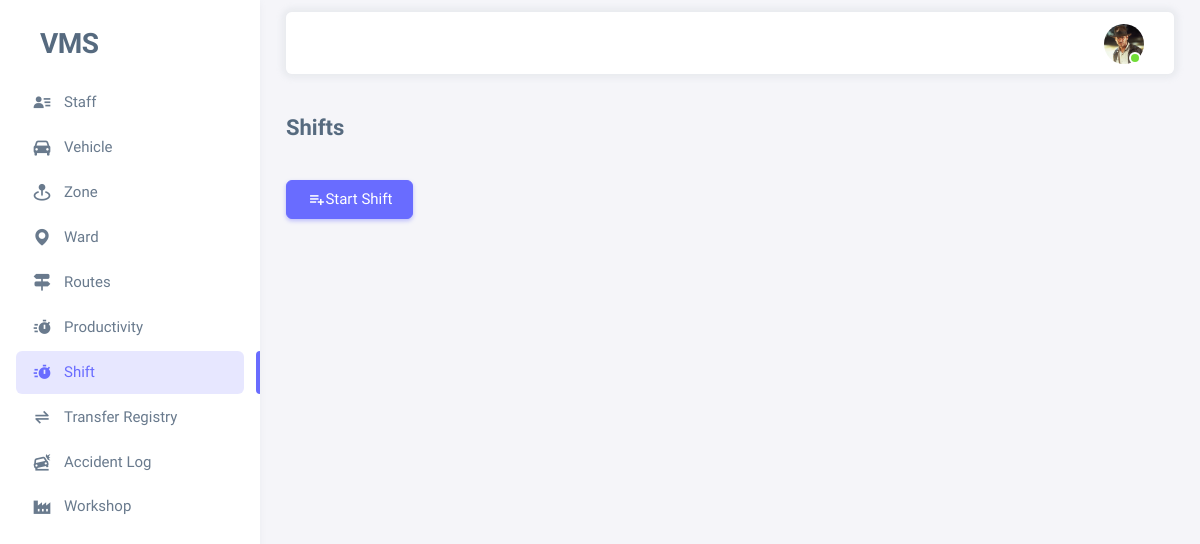
Page /shift-list/ (signed in) on the earlier database version.
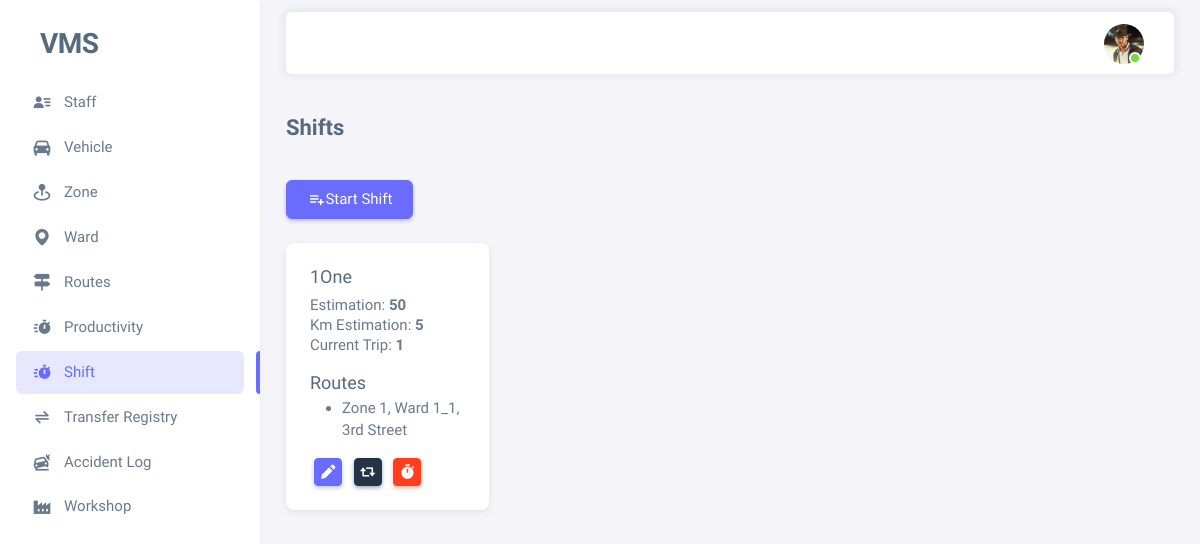
Same page on the later database version.
### vms_app/models.py (models this page shows, shortened)
class Shift(models.Model):
    choices_shifts = [
        ('I', 'I'),
        ('II', 'II'),
        ('III', 'III'),
        ('Others', 'Others')
    ]
    vehicle = models.ForeignKey(Vehicle, related_name="vehicle_shift_set", on_delete=models.PROTECT,
                                limit_choices_to={'is_active': True, 'is_working': False}, null=False)
    shift_name = models.CharField(max_length=100, choices=choices_shifts)
    start_time = models.DateTimeField(auto_now_add=True)
    routes = models.ManyToManyField(Route, blank=False, limit_choices_to={'is_active': True, 'is_working': False})
    out_km = models.FloatField(null=True, blank=True, default=0.0)
    start_image = models.ImageField(null=True, blank=True, upload_to='shift_start/')
    driver = models.CharField(max_length=500, default='Vendor')
    shift_date = models.DateField(auto_now_add=True)
    end_time = models.DateTimeField(null=True, blank=True) # used to check shift completed or not in view
    in_km = models.FloatField(null=True, blank=True, default=0.0)
    end_image = models.ImageField(null=True, blank=True, upload_to='shift_end/')
    shift_remark = models.TextField(null=True, blank=True)
    created_on = models.DateTimeField(auto_now_add=True)
    time_estimation = models.FloatField(default=0, editable=False)
    km_estimation = models.IntegerField(default=1, editable=False)
    @property
    def shit_total_time_estimation(self):
        if self.routes.all():
            time_estimation = 0
            for route in self.routes.all():
                time_estimation += route.time_estimation
            return time_estimation
        else:
            return 0
    @property
    def shift_km_estimation(self):
        if self.routes.all():
            km_estimation = 0
            for route in self.routes.all():
                km_estimation += route.km_estimation
            return km_estimation
        else:
            return 0
    @property
    def shit_total_trip_count(self):
        return len(self.shift_trips_set.all())
    class Meta:
        unique_together = ['shift_name', 'vehicle', 'shift_date']

class Vehicle(models.Model):
    vehicle_number = models.CharField(max_length=100, unique=True)
    is_active = models.BooleanField(default=True)
    is_working = models.BooleanField(default=False)
    supervisor = models.ForeignKey(Employee, on_delete=models.SET_NULL, null=True, blank=True,
                                   related_name='vehicle_supervised_by', limit_choices_to={'is_active': True})
    load_estimation = models.IntegerField(default=1000)  # in kg
    remark = models.TextField(null=True, blank=True)
    created_by = models.ForeignKey(Employee, on_delete=models.SET_NULL, null=True, blank=True,
                                   related_name='vehicle_created_by')
    created_on = models.DateTimeField(auto_now_add=True)
    updated_by = models.ForeignKey(Employee, on_delete=models.SET_NULL, null=True, blank=True,
                                   related_name='vehicle_updated_by')
    updated_on = models.DateTimeField(auto_now=True)
    zone = models.ForeignKey(Zone, related_name='zone_vehicles_set',
                             on_delete=models.PROTECT, null=True, blank=True)
    workshop = models.ForeignKey(Workshop, related_name='workshop_vehicles_set',
                                 on_delete=models.PROTECT, null=True, blank=True)
    register_number = models.CharField(max_length=50, null=True, blank=True, unique=True)
    chassis_number = models.CharField(max_length=50, null=True, blank=True)
    vehicle_model = models.CharField(max_length=50, null=True, blank=True)
    vehicle_type = models.CharField(max_length=50, null=True, blank=True)
    engine_number = models.CharField(max_length=50, null=True, blank=True)
    fc_date = models.DateField(null=True, blank=True)
    insurance = models.DateField(null=True, blank=True)
    puc = models.DateField(null=True, blank=True)  # pollution under control certificate expiry date
    def __str__(self) -> str:
        return self.vehicle_number+str(self.supervisor)

class Employee(AbstractBaseUser, PermissionsMixin):
    id = models.UUIDField(primary_key=True, editable=False, unique=True, default=uuid.uuid4)
    name = models.CharField(max_length=100)
    image = models.ImageField(upload_to='profiles/', null=True, blank=True)
    employee_id = models.CharField(max_length=100, unique=True)
    is_active = models.BooleanField(default=True)
    is_staff = models.BooleanField(default=True)
    is_superuser = models.BooleanField(default=False)
    contact = models.CharField(max_length=255)
    address = models.TextField()
    remark = models.TextField(null=True, blank=True)
    objects = EmployeeManager()
    USERNAME_FIELD = 'employee_id'
    REQUIRED_FIELDS = ['name']
    def __str__(self) -> str:
        return self.name

class Route(models.Model):
    zone = models.ForeignKey(Zone, related_name='zone_routes_set', on_delete=models.PROTECT)
    ward = models.ForeignKey(Ward, related_name='ward_routes_set', on_delete=models.PROTECT)
    street = models.CharField(max_length=500)
    km_estimation = models.IntegerField(null=True, blank=True, default=50)
    time_estimation = models.IntegerField(default=100, null=True, blank=True)
    is_active = models.BooleanField(default=True)
    is_working = models.BooleanField(default=False)
    supervisor = models.ForeignKey(Employee, on_delete=models.SET_NULL, null=True, blank=True,
                                   related_name='route_supervised_by', limit_choices_to={'is_active': True})
    created_by = models.ForeignKey(Employee, on_delete=models.SET_NULL, null=True, blank=True,
                                   related_name='route_created_by')
    created_on = models.DateTimeField(auto_now_add=True)
    updated_by = models.ForeignKey(Employee, on_delete=models.SET_NULL, null=True, blank=True,
                                   related_name='route_updated_by')
    updated_on = models.DateTimeField(auto_now=True)
    def __str__(self) -> str:
        return f"{self.zone}, {self.ward}, {self.street}"

class TripHistory(models.Model):
    choices_shifts = [
        ('I', 'I'),
        ('II', 'II'),
        ('III', 'III'),
        ('Others', 'Others')
    ]
    shift = models.ForeignKey(Shift, related_name='shift_trips_set', on_delete=models.CASCADE, null=False)
    vehicle = models.ForeignKey(Vehicle, related_name='vehicle_trips_set', on_delete=models.PROTECT, null=False)
    is_current = models.BooleanField(default=True, editable=False)
    trip_date = models.DateField(auto_now_add=True)
    trip_start_time = models.DateTimeField(auto_now_add=True)
    updted_on = models.DateTimeField(auto_now=True)
    trip_end_time = models.DateTimeField(null=True, blank=True)
    trip_load = models.IntegerField(null=True, blank=True)  # in kg
    trip_remark = models.TextField(null=True, blank=True)
    trip_count = models.IntegerField(default=0) # method field have to be increased +1 in backend
    trip_efficiency = models.FloatField(default=0)

class Zone(models.Model):
    zone_name = models.CharField(max_length=50, unique=True)
    is_active = models.BooleanField(default=True)
    def __str__(self):
        return self.zone_name

class Ward(models.Model):
    ward_name = models.CharField(max_length=50, unique=True)
    zone = models.ForeignKey(Zone, related_name='contained_wards_set', on_delete=models.PROTECT)
    is_active = models.BooleanField(default=True)
    def __str__(self):
        return f"{self.ward_name}"

### vms_app/views.py (the view)
# urls.py: path('shift-list/', views.shift_list, name="shift_list"),
@login_required(login_url='login')
@active_required
def shift_list(request):
    shift = Shift.objects.filter(created_on__date=timezone.now().date())
    context = {
        "menu": "menu-shift",
        "shift_list": shift,
        "type": type,
    }
    return render(request, 'vms_app/shift_views/shift_list.html', context)

### vms_app/templates/vms_app/shift_views/shift_list.html
{% extends "base.html" %}
{% block content %}
    <h4 class="fw-bold py-3 mb-4">Shifts</h4>
    <div class="row">
        <div class="col-auto">
            <a href="{% url "start_shift" %}" class="btn btn-primary">
                <span class="tf-icons bx bx-list-plus"></span> Start Shift
            </a>
        </div>
    </div>
    <div class="row mt-4">
        {% for shift in shift_list %}
            <div class="col-sm-3">
                <div class="card mb-4">
                    <div class="card-body">
                        <h5 class="card-title">{{ shift.vehicle }}</h5>
                        <div class="card-subtitle mb-1">Estimation: <b>{{ shift.shit_total_time_estimation }}</b></div>
                        <div class="card-subtitle mb-1">Km Estimation: <b>{{ shift.shift_km_estimation }}</b></div>
                        <div class="card-subtitle mb-3">Current Trip: <b>{{ shift.shit_total_trip_count }}</b></div>
                        <h5 class="mb-1">Routes</h5>
                        <ul>
                            {% for route in shift.routes.all %}
                                <li>{{ route }}</li>
                            {% endfor %}
                        </ul>
                        {% if not shift.end_time %}
                            <a href="{% url "edit_shift" shift.id %}"
                               class="btn btn-sm btn-primary btn-icon mx-1">
                                <i class="bx bxs-pencil"></i>
                            </a>
                            <a class="btn btn-sm btn-dark btn-icon mx-1" href="{% url 'rotate_trip' shift.id %}">
                                <i class='bx bx-repost'></i>
                            </a>
                            <a class="btn btn-sm btn-danger btn-icon mx-1" href="{% url 'end_shift' shift.id %}">
                                <i class="bx bxs-stopwatch"></i>
                            </a>
                        {% endif %}
                    </div>
                </div>
            </div>
        {% endfor %}
    </div>
{% endblock content %}

Differences in the rows shown:
added Shift: vehicle "1One", shit_total_time_estimation "50", shift_km_estimation "5", shit_total_trip_count "1"
now on this page (row unchanged): Route: zone+ward+street "Zone 1, Ward 1_1, 3rd Street"
